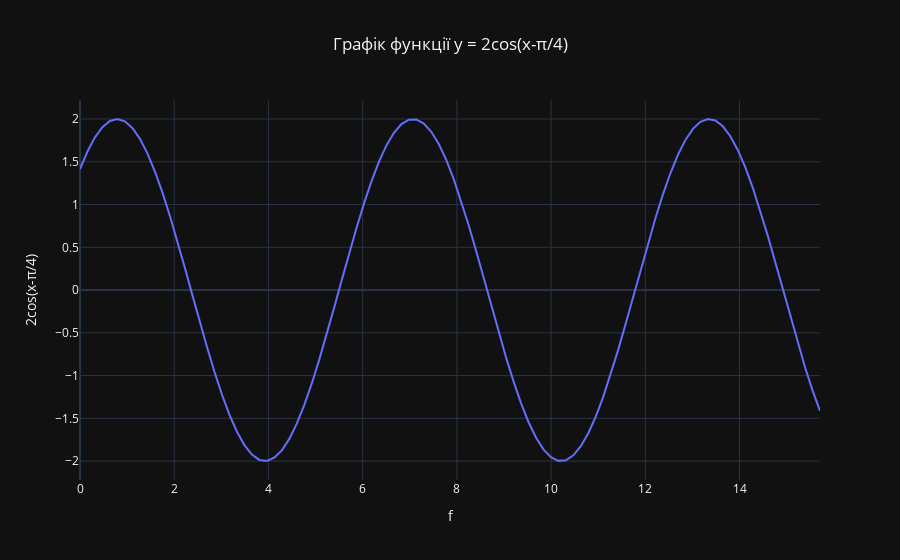

Here is the notebook cell this chart was saved with:
### Markdown cell above
4. Побудувати лінійні графіки для тригонометричних функцій. Назву графіку вирівняти за центром

1) На проміжку [0;5π]
функція
y=2cosx(x−π4)
y=2cosxx−𝜋4

### Code cell
import numpy as np
f = np.linspace(0, 5*np.pi, 100)
fig = px.line(x=f,
              y=2 * np.cos(f - np.pi/4),
              labels={'x':'f', 'y':'2cos(x-π/4)'},
              title='Графік функції y = 2cos(x-π/4)')

fig.update_layout(title_x=0.5)
fig.show()
